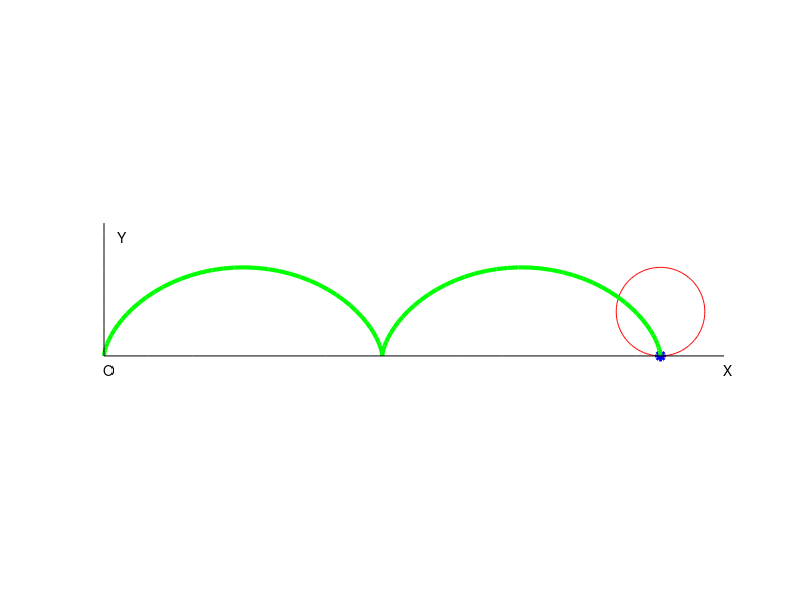

The MATLAB script that drew this image: (Note: this script raises an error after producing the figure.)
theta=linspace(0,2*pi,100);
a=linspace(0,4*pi,100);
x0=[0,0];
y0=[0,0];
for i=1:100
x=a(i)+cos(theta);
y=1+sin(theta);
x0(i)=a(i)-sin(a(i));
y0(i)=1-cos(a(i));
plot(x,y,'r',x0(i),y0(i),'b*','linewidth',2,'markersize',8);
hold on
plot(x0,y0,'g','linewidth',3);
x1=0:14;
x2=zeros(1,15);
y1=zeros(1,15);
y2=linspace(0,3,15);
plot(x1,y1,'k',x2,y2,'k');
text(0.3,2.7,'Y')
text(14,-0.3,'X')
text(0,-0.3,'O')
axis off
hold off
axis equal  
end
    movie(m)
